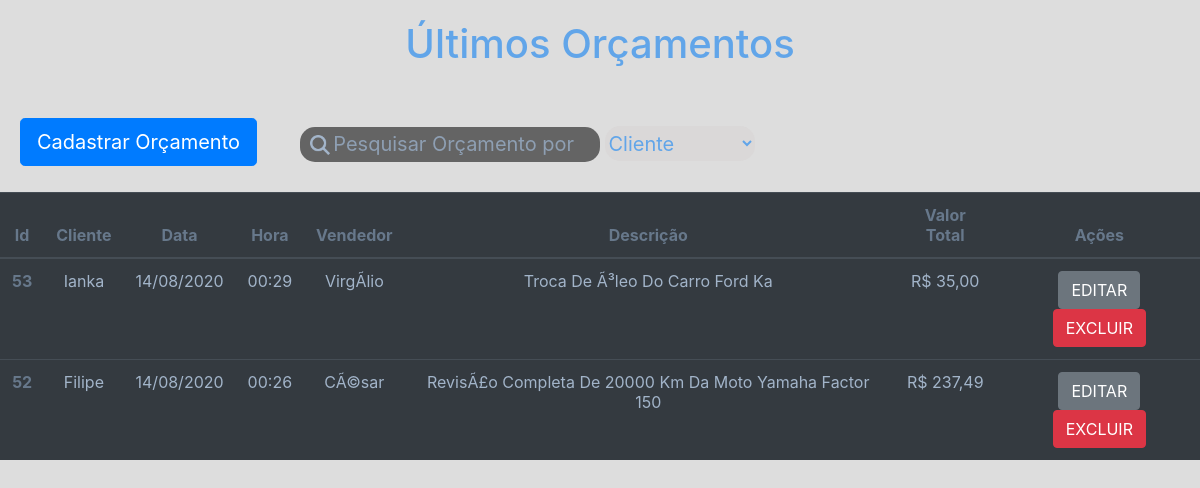
Before: / with the older database file.
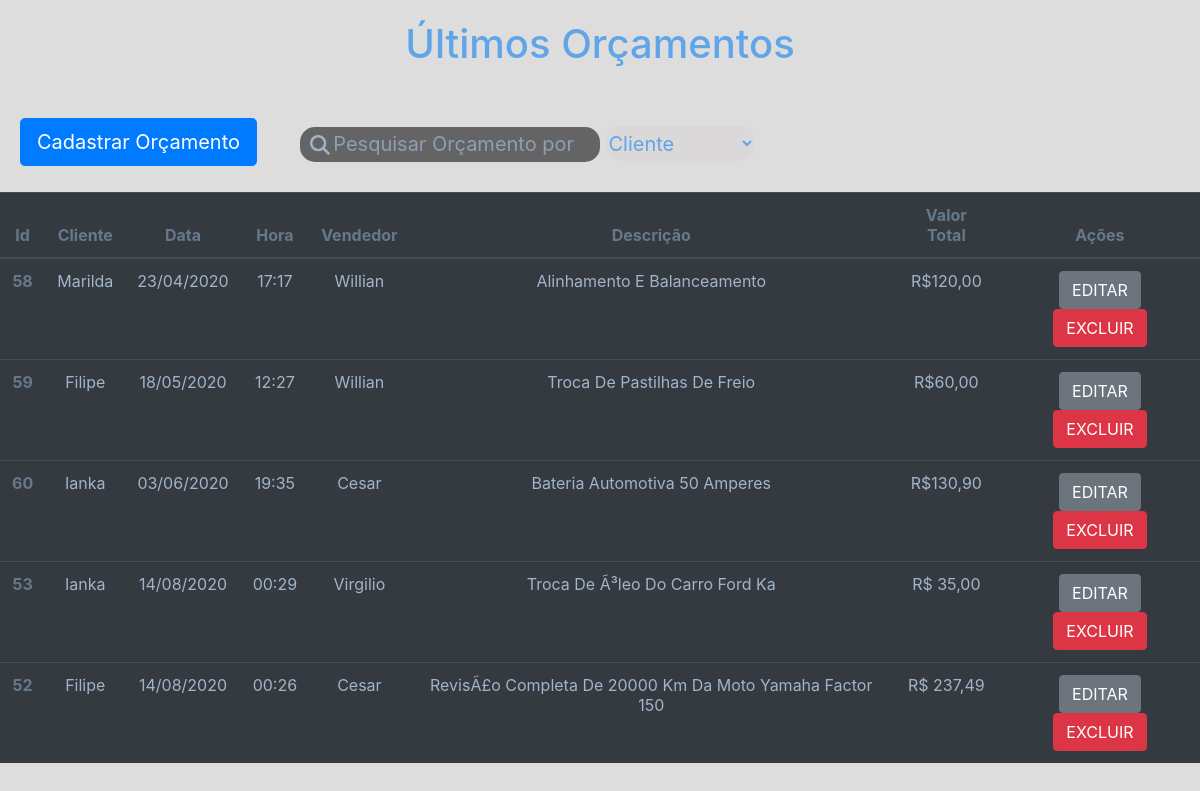
After: the same page with the newer database file.
### tables this page shows
CREATE TABLE IF NOT EXISTS `orcamento` (
  `id` int(11) NOT NULL AUTO_INCREMENT,
  `vendedor` varchar(100) NOT NULL,
  `cliente` varchar(100) NOT NULL,
  `dataDoc` date NOT NULL,
  `hora` timestamp NOT NULL DEFAULT current_timestamp(),
  `descricao` text NOT NULL,
  `valor_total` varchar(13) NOT NULL,
  PRIMARY KEY (`id`)
);

### models/Conexao.php (called while the page is built)
<?php
class Conexao {
    private static $instace;
    public static function getConn(){
        if(!isset(self::$instace)){
            self::$instace = new \PDO("mysql:dbname=oficina;host=localhost",'root', '' );
        }
        return self::$instace;
    }
}

### models/OrcamentoDao.php (called while the page is built, shortened)
<?php
require_once 'Orcamento.php';
require_once 'Conexao.php';
class OrcamentoDao {
    public function read(){
        $lista = [];
        $sql = Conexao::getConn()->query("SELECT * FROM orcamento ORDER BY dataDoc,hora DESC");
        if($sql->rowCount() > 0){
            $data = $sql->fetchAll();
            foreach($data as $item){
                $o = new Orcamento();
                $o->setId($item['id']);
                $o->setVendedor($item['vendedor']);
                $o->setCliente($item['cliente']);
                $o->setData($item['dataDoc']);
                $o->setHora($item['hora']);
                $o->setDescricao($item['descricao']);
                $o->setValorTotal($item['valor_total']);
                $lista[] = $o;
            }
        }
        return $lista;
    }
}

### models/Orcamento.php (called while the page is built)
<?php
class Orcamento
{
    private $id;
    private $cliente;
    private $vendedor;
    private $data;
    private $hora;
    private $descricao;
    private $valorTotal;
    public function getId(){
        return $this->id;
    }
    public function setId($id){
        $this->id = $id;
    }
    public function getCliente(){
        return $this->cliente;
    }
    public function setCliente($cliente){
        $this->cliente = ucWords($cliente);
    }
    public function getVendedor(){
        return $this->vendedor;
    }
    public function setVendedor($vendedor){
        $this->vendedor = ucWords($vendedor);
    }
    public function getData(){
        return $this->data;
    }
    public function setData($data){
        $this->data = $data;
    }
    public function getHora(){
        return $this->hora;
    }
    public function setHora($hora){
        $this->hora = $hora;
    }
    public function getDescricao(){
        return $this->descricao;
    }
    public function setDescricao($descricao){
        $this->descricao = ucWords($descricao);
    }
    public function getValorTotal(){
        return $this->valorTotal;
    }
    public function setValorTotal($valorTotal){
        $this->valorTotal = $valorTotal;
    }
}

### index.php (the view, shortened to what this page needs)
<?php
  require 'models/OrcamentoDao.php';
  $orcamentoDao = new OrcamentoDao();
  $lista = $orcamentoDao->read();
?>
<html>
  <head>
    <link rel="stylesheet" type="text/css" href="assets/css/bootstrap.min.css">
    <link rel="stylesheet" type="text/css" href="assets/css/style.css">
  </head>
  <body>
    <h1>Últimos Orçamentos</h1>
      <div class="menu">
        <a href="cadastro.php">
            <button type="button" class="botao btn btn-primary btn-lg">Cadastrar Orçamento</button>
        </a>
        <div class=" pesquisa search-area">
          <form method="GET" action="busca.php">
            <input type="search" placeholder="Pesquisar Orçamento por " name="p"  />
            <select name='filtro'>
              <option value="cliente" > Cliente </option>
            </select>
          </form>
        </div>
      </div>
    <table class="table table-hover table-dark">
      <thead>
        <tr>
          <th scope="col">Id</th>
          <th scope="col">Cliente</th>
          <th scope="col">Data </th>
          <th scope="col">Hora</th>
          <th scope="col">Vendedor</th>
          <th scope="col">Descrição</th>
          <th scope="col">Valor Total</th>
          <th scope="col">Ações</th>
        </tr>
      </thead>
      <tbody>
        <?php foreach($lista as $atributos): ?>
          <?php
            $data = $atributos->getData();
            $hora = $atributos->getHora();
          ?>
          <tr>
            <th scope="row"><?=$atributos->getId();?></th>
            <td><?=$atributos->getCliente();?></td>
            <td><?=date('d/m/Y', strtotime($data));?></td>
            <td><?=date('H:i', strtotime($hora));?></td>
            <td><?=$atributos->getVendedor();?></td>
            <td><?=$atributos->getDescricao();?></td>
            <td><?=$atributos->getValorTotal();?></td>
            <td>
              <a href='editar.php?id=<?=$atributos->getId();?>'>
                <button type="button" class="btn btn-secondary">EDITAR</button>
              <a>
              <a href='actions/excluir.php?id=<?=$atributos->getId();?>'>
                <button type="button" class="btn btn-danger"  onclick="return confirm('ATENÇÃO! Esse orçamento será excluído permanentemente.')">EXCLUIR</button>
            </td>
          </tr>
        <?php endforeach;?>
      </tbody>
    </table>
  </body>
</html>

### assets/css/style.css (style rules this page uses)
body { background-color: rgb(221, 221, 221); }
h1 { text-align: center; color: #61a5e9; margin-top: 20px; }
.search-area input { background-color:#646464; background-image: url('../images/search.png'); background-size: 20px; background-position-x: 10px; background-position-y: center; background-repeat: no-repeat; width:300px; height:35px; border-radius:15px; border:0; outline:0; padding-left:30px; transition: all .3s; }
.search-area select { background-color: rgb(218, 216, 216); background-size: 20px; background-position-x: 10px; background-position-y: center; background-repeat: no-repeat; width:150px; height:35px; border-radius:15px; border:0; outline:0; transition: all .3s; color:#61a5e9; font-size: 20px; }
::placeholder { color:#8e9fb3; font-size: 20px; text-align: center; }
table { text-align: center; margin-top: 30px; }
th { color:#67788b; }
td { color:#A2B4C9; word-wrap: break-word; }
.menu { margin-top: 50px; margin-left: 20px; }
.pesquisa { margin-top: -40px; margin-left: 280px; }

Changed rows visible on the page:
added orcamento: id "58", cliente "Marilda", dataDoc "23/04/2020", hora "17:17", vendedor "Willian", descricao "Alinhamento E Balanceamento", valor_total "R$120,00"
added orcamento: id "59", cliente "Filipe", dataDoc "18/05/2020", hora "12:27", vendedor "Willian", descricao "Troca De Pastilhas De Freio", valor_total "R$60,00"
added orcamento: id "60", cliente "Ianka", dataDoc "03/06/2020", hora "19:35", vendedor "Cesar", descricao "Bateria Automotiva 50 Amperes", valor_total "R$130,90"
changed orcamento "Troca De Ã³leo Do Carro Ford Ka": vendedor "VirgÃ­lio" → "Virgilio"
changed orcamento "RevisÃ£o Completa De 20000 Km Da Moto Yamaha Factor 150": vendedor "CÃ©sar" → "Cesar"
